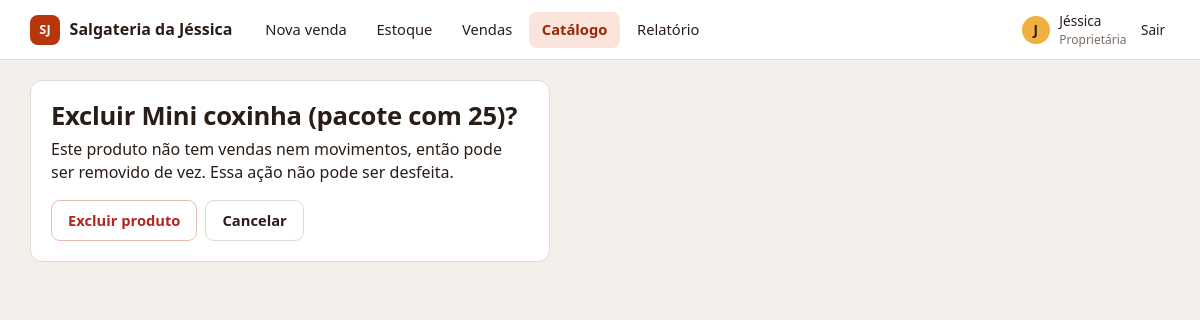
Screenshot of /catalogo/3/excluir/ (signed in) with the database file from the repository.
### contas/models.py (models this page shows, shortened)
class Usuario(AbstractUser):
    class Perfil(models.TextChoices):
        PROPRIETARIA = "PROPRIETARIA", "Proprietária"
        ATENDENTE = "ATENDENTE", "Atendente"
    perfil = models.CharField(max_length=12, choices=Perfil.choices, default=Perfil.ATENDENTE)
    @property
    def eh_proprietaria(self):
        return self.perfil == self.Perfil.PROPRIETARIA
    @property
    def nome_exibicao(self):
        return self.first_name or self.username
    @property
    def iniciais(self):
        return self.nome_exibicao[:1].upper()

### catalogo/models.py (models this page shows, shortened)
class Produto(models.Model):
    class Unidade(models.TextChoices):
        UNIDADE = "unidade", "unidade"
        PACOTE = "pacote", "pacote"
        PORCAO = "porção", "porção"
        COPO = "copo", "copo"
    nome = models.CharField(max_length=100)
    categoria = models.CharField(max_length=40)
    unidade = models.CharField("unidade vendável", max_length=10, choices=Unidade.choices, default=Unidade.UNIDADE)
    preco_centavos = models.PositiveIntegerField("preço (centavos)")
    saldo = models.PositiveIntegerField(default=0)  # nunca negativo (RNF09)
    ativo = models.BooleanField(default=True)
    class Meta:
        ordering = ["nome"]
        constraints = [
            models.CheckConstraint(condition=models.Q(preco_centavos__gt=0), name="produto_preco_maior_que_zero"),
        ]
    @property
    def pode_excluir(self):
        return not self.movimentos.exists() and not self.itens_venda.exists()

### catalogo/views.py (the view)
# urls.py: path("<int:pk>/excluir/", views.excluir, name="excluir"),
@proprietaria_required
def excluir(request, pk):
    produto = get_object_or_404(Produto, pk=pk)
    if not produto.pode_excluir:
        messages.error(request, "Este produto tem vendas ou movimentos no histórico. Inative-o em vez de excluir.")
        return redirect("catalogo:lista")
    if request.method == "POST":
        produto.delete()
        messages.success(request, f"{produto.nome} excluído.")
        return redirect("catalogo:lista")
    return render(request, "catalogo/confirmar_exclusao.html", {"produto": produto})

### nucleo/contexto.py (called while the page is built)
def navegacao(request):
    m = request.resolver_match
    if not m:
        return {}
    return {
        "secao": _SECOES.get(m.view_name, m.namespace),
        "etapas_venda": [(1, "Produtos"), (2, "Pagamento"), (3, "Registro"), (4, "Comprovante")],
    }

### catalogo/templates/catalogo/confirmar_exclusao.html (shortened to what this page needs)
{% extends "base.html" %}
{% block content %}
<div class="cartao" style="max-width:520px">
  <h1>Excluir {{ produto.nome }}?</h1>
  <p>Este produto não tem vendas nem movimentos, então pode ser removido de vez. Essa ação não pode ser desfeita.</p>
  <form method="post" class="acoes" style="margin-top:1rem">{% csrf_token %}
    <button class="btn perigo" type="submit">Excluir produto</button>
    <a class="btn sec" href="{% url 'catalogo:lista' %}">Cancelar</a>
  </form>
</div>
{% endblock %}

### nucleo/templates/base.html (shortened to what this page needs)
{% load static %}<!doctype html>
<html lang="pt-br">
<head>
  <link rel="stylesheet" href="{% static 'nucleo/app.css' %}">
</head>
<body>
{% block topo %}
<header class="topo">
  <div class="topo-in">
    <a class="marca" href="{% url 'vendas:nova' %}"><span class="logo">SJ</span> Salgateria da Jéssica</a>
    <nav class="menu" aria-label="Principal">
      <a href="{% url 'vendas:nova' %}" {% if secao == 'venda' %}class="ativo" aria-current="page"{% endif %}>Nova venda</a>
      <a href="{% url 'estoque:consulta' %}" {% if secao == 'estoque' %}class="ativo" aria-current="page"{% endif %}>Estoque</a>
      <a href="{% url 'vendas:lista' %}" {% if secao == 'vendas' %}class="ativo" aria-current="page"{% endif %}>Vendas</a>
      {% if user.eh_proprietaria %}
      <a href="{% url 'catalogo:lista' %}" {% if secao == 'catalogo' %}class="ativo" aria-current="page"{% endif %}>Catálogo</a>
      <a href="{% url 'vendas:relatorio' %}" {% if secao == 'relatorio' %}class="ativo" aria-current="page"{% endif %}>Relatório</a>
      {% endif %}
    </nav>
    <div class="usuario">
      <span class="avatar">{{ user.iniciais }}</span>
      <span>{{ user.nome_exibicao }}<small>{{ user.get_perfil_display }}</small></span>
      <form method="post" action="{% url 'contas:sair' %}">{% csrf_token %}<button class="link-botao" type="submit">Sair</button></form>
    </div>
  </div>
</header>
{% endblock %}
<main>
  {% block content %}{% endblock %}
</main>
</body>
</html>

### nucleo/static/nucleo/app.css (style rules this page uses)
:root { --brasa:#b8360c; --brasa-esc:#97290a; --brasa-clara:#fbe4dc; --massa:#f0af40; --fundo:#f3efeb; --papel:#fff; --tinta:#2a1d17; --suave:#7a6c63; --linha:#e2dad3; --verde:#1f6b45; --verde-clara:#dff0e4; --erro:#b3261e; --erro-clara:#fbe3de; --raio:12px; }
* { box-sizing:border-box }
html { font-size:16px }
body { margin:0;background:var(--fundo);color:var(--tinta);font-family:"Segoe UI",Inter,system-ui,-apple-system,Roboto,sans-serif;line-height:1.45 }
a { color:var(--brasa) }
h1,h2,h3 { line-height:1.2;margin:0 0 .35rem;letter-spacing:-.01em }
h1 { font-size:1.6rem }
p { margin:.25rem 0 }
.topo { background:var(--papel);border-bottom:1px solid var(--linha) }
.topo-in { max-width:1180px;margin:0 auto;padding:.7rem 1.25rem;display:flex;align-items:center;gap:1.25rem;flex-wrap:wrap }
.marca { display:flex;align-items:center;gap:.6rem;font-weight:700;text-decoration:none;color:var(--tinta) }
.logo { background:var(--brasa);color:#fff;border-radius:8px;width:30px;height:30px;display:grid;place-items:center;font-size:.8rem;font-weight:700 }
.menu { display:flex;gap:.25rem;flex:1;flex-wrap:wrap }
.menu a { padding:.45rem .8rem;border-radius:8px;text-decoration:none;color:var(--tinta);font-size:.92rem }
.menu a.ativo { background:var(--brasa-clara);color:var(--brasa-esc);font-weight:600 }
.usuario { display:flex;align-items:center;gap:.6rem;font-size:.85rem }
.avatar { background:var(--massa);width:28px;height:28px;border-radius:50%;display:grid;place-items:center;font-weight:700 }
.usuario small { display:block;color:var(--suave);font-size:.75rem }
.link-botao { background:none;border:0;color:var(--tinta);cursor:pointer;font:inherit;font-size:.85rem;padding:.3rem }
main { max-width:1180px;margin:0 auto;padding:1.25rem }
.acoes { display:flex;gap:.5rem;flex-wrap:wrap }
.cartao { background:var(--papel);border:1px solid var(--linha);border-radius:var(--raio);padding:1.25rem }
.btn { display:inline-flex;align-items:center;justify-content:center;gap:.4rem;border:1px solid var(--brasa);background:var(--brasa);color:#fff; border-radius:9px;padding:.55rem 1rem;font:inherit;font-weight:600;font-size:.92rem;cursor:pointer;text-decoration:none }
.btn.sec { background:var(--papel);color:var(--tinta);border-color:var(--linha) }
.btn.perigo { background:var(--papel);color:var(--erro);border-color:#e6b9b3 }
@media (prefers-reduced-motion:no-preference) { .btn { transition:background .15s } }

### rows the page displays
Usuario: iniciais "J", nome_exibicao "Jéssica", perfil "Proprietária"
Produto: nome "Mini coxinha (pacote com 25)"
